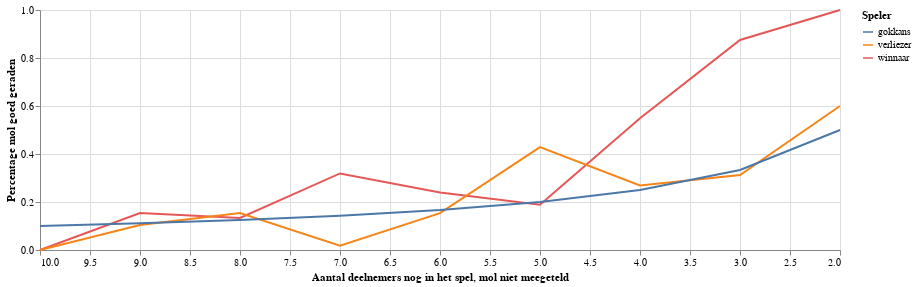

Source (notebook cell):
### Markdown cell above
## Kunnen deelnemers de Mol ontmaskeren?

De deelnemers maken elke aflevering een test, waarbij ze vragen over de mol moeten beantwoorden. Soms geven ze ook aan wie ze verdenken. Maar in hoeverre weten de deelnemers wie de mol is, of wordt er maar wat gegokt? Het lijkt logisch dat er op het begin wordt gegokt en dat er uiteindelijk een beter beeld ontstaat wie de mol is. Laten we kijken hoe goed de uiteindelijke winnaar en verliezer weten te voorspellen wie de mol is.

En inderdaad, op het begin van het spel, als er nog veel deelnemers zijn doen de winnaars en verliezers het ongeveer even goed als puur gokken. Dit blijft zo, totdat er nog 4 deelnemers zijn. We zien dat de verliezer het ongeveer even goed blijft doen als gokken, maar de winnaar gaat het veel beter doen. Als er nog 2 deelnemers over zijn (winnaar en verliezer) heeft de winnaar het altijd goed. In de helft van de 18 seizoenen hebben we we hier informatie over. We weten dus niet zeker of het in de andere helft van de seizoenen ook zo was.

Maar toch, 100% score: indrukwekkend!

### Code cell
# lets see per stage of the game how often winner and loser have been correct, and compare that to sheer guessing (at end of the game you have a 50% chance of guessing right)
winbyparticipant = result[['winner_scores', 'loser_scores']].groupby(result['num_participants']).mean()
winbyparticipant['gokkans'] = 1 / winbyparticipant.index
chart_data = winbyparticipant
chart_data.index.name = "Aantal deelnemers nog in het spel, mol niet meegeteld"
chart_data.rename({'winner_scores':'winnaar', 'loser_scores': 'verliezer'}, axis='columns', inplace=True)
chart_data = chart_data.reset_index().melt('Aantal deelnemers nog in het spel, mol niet meegeteld')
chart_data.rename({'value':'Percentage mol goed geraden', 'variable': 'Speler'}, axis='columns', inplace=True)

chart = alt.Chart(
    chart_data, width=800,
    height=240).mark_line().encode(
    alt.X('Aantal deelnemers nog in het spel, mol niet meegeteld', scale=alt.Scale(domain=[10 ,2])),
    y='Percentage mol goed geraden',
    color='Speler'
)
chart.display()

### Figure 1 — Vega-Lite specification as saved in the notebook (floating-point values rounded to 4 significant figures)
{"$schema": "https://vega.github.io/schema/vega-lite/v2.6.0.json", "config": {"view": {"height": 300, "width": 400}}, "data": {"name": "data-b2db65624d2a1ae11dcc611b0a78ee05"}, "datasets": {"data-b2db65624d2a1ae11dcc611b0a78ee05": [{"Aantal deelnemers nog in het spel, mol niet meegeteld": 2, "Percentage mol goed geraden": 1, "Speler": "winnaar"}, {"Aantal deelnemers nog in het spel, mol niet meegeteld": 3, "Percentage mol goed geraden": 0.875, "Speler": "winnaar"}, {"Aantal deelnemers nog in het spel, mol niet meegeteld": 4, "Percentage mol goed geraden": 0.549, "Speler": "winnaar"}, {"Aantal deelnemers nog in het spel, mol niet meegeteld": 5, "Percentage mol goed geraden": 0.1889, "Speler": "winnaar"}, {"Aantal deelnemers nog in het spel, mol niet meegeteld": 6, "Percentage mol goed geraden": 0.2396, "Speler": "winnaar"}, {"Aantal deelnemers nog in het spel, mol niet meegeteld": 7, "Percentage mol goed geraden": 0.319, "Speler": "winnaar"}, {"Aantal deelnemers nog in het spel, mol niet meegeteld": 8, "Percentage mol goed geraden": 0.1333, "Speler": "winnaar"}, {"Aantal deelnemers nog in het spel, mol niet meegeteld": 9, "Percentage mol goed geraden": 0.1538, "Speler": "winnaar"}, {"Aantal deelnemers nog in het spel, mol niet meegeteld": 10, "Percentage mol goed geraden": 0, "Speler": "winnaar"}, {"Aantal deelnemers nog in het spel, mol niet meegeteld": 2, "Percentage mol goed geraden": 0.6, "Speler": "verliezer"}, {"Aantal deelnemers nog in het spel, mol niet meegeteld": 3, "Percentage mol goed geraden": 0.3125, "Speler": "verliezer"}, {"Aantal deelnemers nog in het spel, mol niet meegeteld": 4, "Percentage mol goed geraden": 0.2685, "Speler": "verliezer"}, {"Aantal deelnemers nog in het spel, mol niet meegeteld": 5, "Percentage mol goed geraden": 0.4286, "Speler": "verliezer"}, {"Aantal deelnemers nog in het spel, mol niet meegeteld": 6, "Percentage mol goed geraden": 0.1538, "Speler": "verliezer"}, {"Aantal deelnemers nog in het spel, mol niet meegeteld": 7, "Percentage mol goed geraden": 0.01754, "Speler": "verliezer"}, {"Aantal deelnemers nog in het spel, mol niet meegeteld": 8, "Percentage mol goed geraden": 0.1538, "Speler": "verliezer"}, {"Aantal deelnemers nog in het spel, mol niet meegeteld": 9, "Percentage mol goed geraden": 0.1042, "Speler": "verliezer"}, {"Aantal deelnemers nog in het spel, mol niet meegeteld": 10, "Percentage mol goed geraden": 0, "Speler": "verliezer"}, {"Aantal deelnemers nog in het spel, mol niet meegeteld": 2, "Percentage mol goed geraden": 0.5, "Speler": "gokkans"}, {"Aantal deelnemers nog in het spel, mol niet meegeteld": 3, "Percentage mol goed geraden": 0.3333, "Speler": "gokkans"}, {"Aantal deelnemers nog in het spel, mol niet meegeteld": 4, "Percentage mol goed geraden": 0.25, "Speler": "gokkans"}, {"Aantal deelnemers nog in het spel, mol niet meegeteld": 5, "Percentage mol goed geraden": 0.2, "Speler": "gokkans"}, {"Aantal deelnemers nog in het spel, mol niet meegeteld": 6, "Percentage mol goed geraden": 0.1667, "Speler": "gokkans"}, {"Aantal deelnemers nog in het spel, mol niet meegeteld": 7, "Percentage mol goed geraden": 0.1429, "Speler": "gokkans"}, {"Aantal deelnemers nog in het spel, mol niet meegeteld": 8, "Percentage mol goed geraden": 0.125, "Speler": "gokkans"}, {"Aantal deelnemers nog in het spel, mol niet meegeteld": 9, "Percentage mol goed geraden": 0.1111, "Speler": "gokkans"}, {"Aantal deelnemers nog in het spel, mol niet meegeteld": 10, "Percentage mol goed geraden": 0.1, "Speler": "gokkans"}]}, "encoding": {"color": {"field": "Speler", "type": "nominal"}, "x": {"field": "Aantal deelnemers nog in het spel, mol niet meegeteld", "scale": {"domain": [10, 2]}, "type": "quantitative"}, "y": {"field": "Percentage mol goed geraden", "type": "quantitative"}}, "height": 240, "mark": "line", "width": 800}
